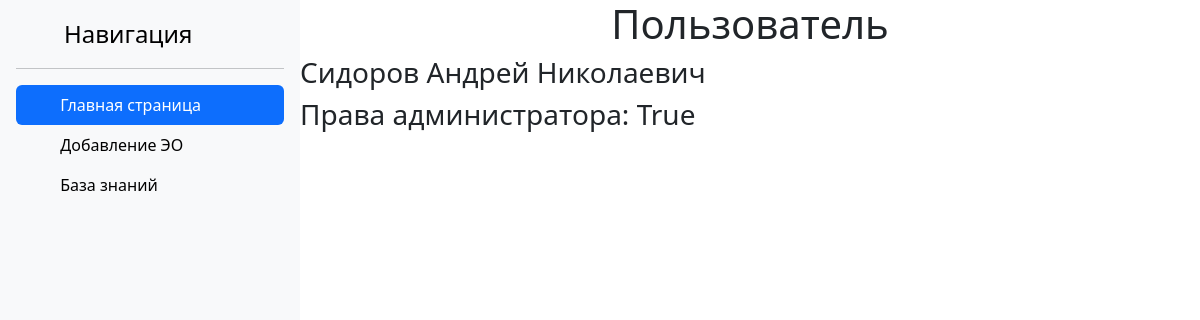
Page /users/1 on the committed database.
### users/models.py (models this page shows, shortened)
class User(models.Model):
    surname = models.CharField('Фамилия', max_length=100) #поле до 255 символов
    name = models.CharField('Имя', max_length=100)  # поле до 255 символов
    mid_name = models.CharField('Отчество', max_length=100)  # поле до 255 символов
    dostup = models.BooleanField('Администратор', default=False)
    phone = models.CharField('Телефон', max_length=12) #поле до 255 символов
    login = models.CharField('Логин', max_length=100) #поле до 255 символов
    pas = models.CharField('Пароль', max_length=100) #поле до 255 символов
    class Meta:
        verbose_name = 'Пользователи'
        verbose_name_plural = 'Пользователь'

### users/views.py (the view)
# urls.py: path('<int:pk>', views.UserDetailView.as_view(), name='user-detail')
class UserDetailView(DetailView):
    model = User
    template_name = 'users/details_view.html'
    context_object_name = 'user'

### users/templates/users/details_view.html (shortened to what this page needs)
{% extends 'main/shablon.html' %}
{% block body %}
        <h1>Пользователь</h1>
        <h3>{{ user.surname }} {{ user.name }} {{ user.mid_name }}</h3>
        <h3>Права администратора: {{ user.dostup }}</h3>
{% endblock %}

### main/static/main/css/diz.css (style rules this page uses)
h1, h2 { text-align: center; }

### rows in the picture
User: surname "Сидоров", name "Андрей", mid_name "Николаевич", dostup "True"
